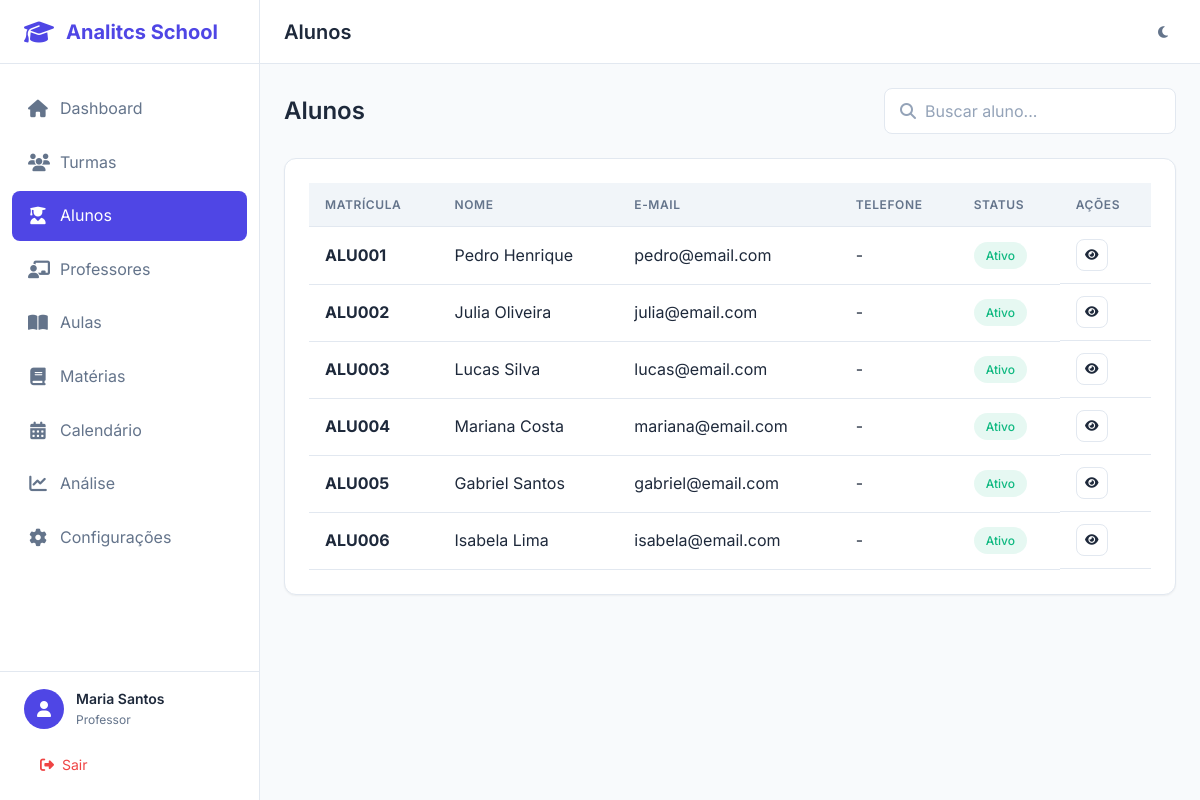
The app's page /alunos/ (signed in), older data.
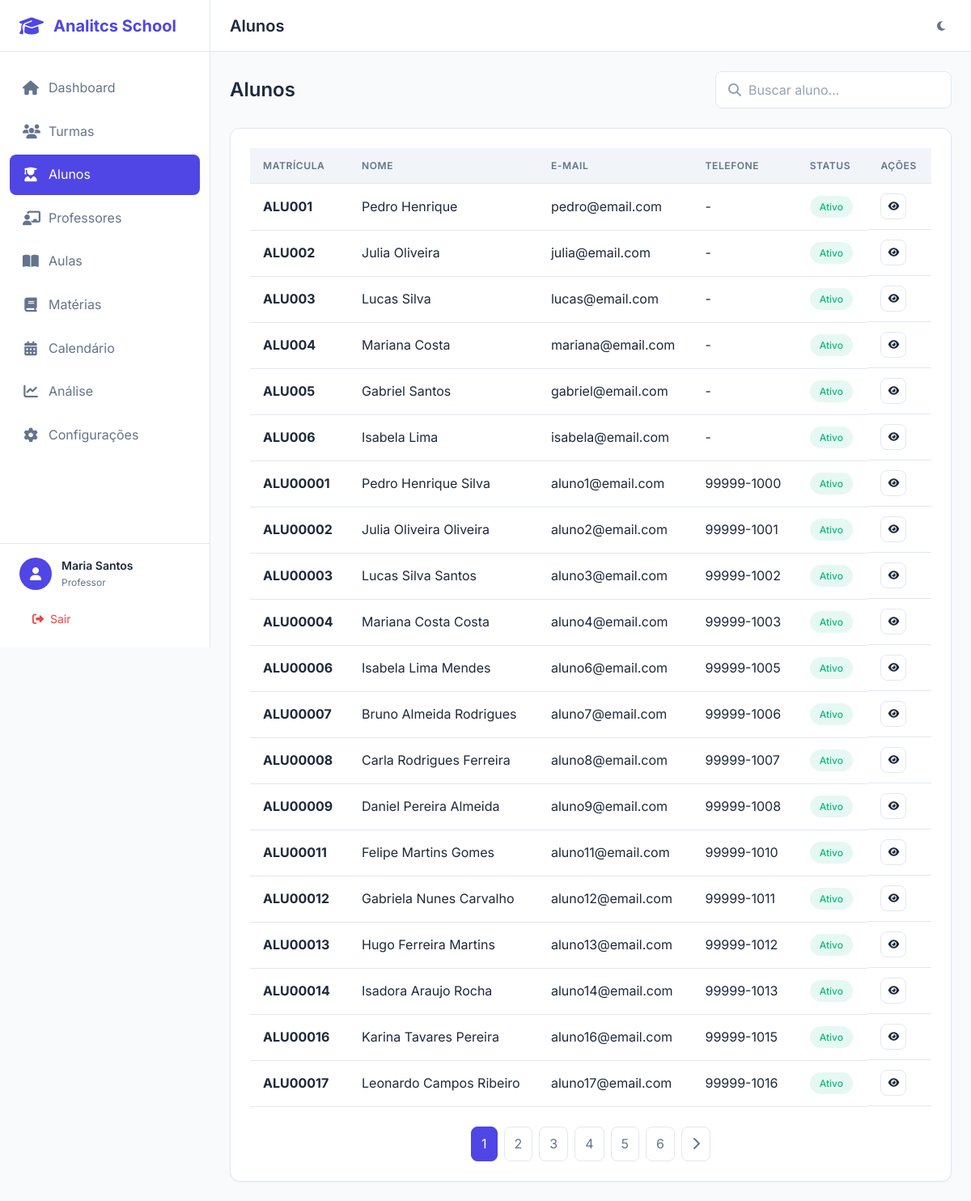
The same page, newer data.
### app/models/aluno.py (models this page shows, shortened)
class Aluno(db.Model):
    __tablename__ = 'alunos'
    id = db.Column(db.Integer, primary_key=True)
    nome = db.Column(db.String(100), nullable=False)
    matricula = db.Column(db.String(20), unique=True, nullable=False, index=True)
    data_nascimento = db.Column(db.Date, nullable=True)
    cpf = db.Column(db.String(14), unique=True, nullable=True)
    email = db.Column(db.String(120), nullable=True)
    telefone = db.Column(db.String(20), nullable=True)
    endereco = db.Column(db.Text, nullable=True)
    nome_responsavel = db.Column(db.String(100), nullable=True)
    telefone_responsavel = db.Column(db.String(20), nullable=True)
    email_responsavel = db.Column(db.String(120), nullable=True)
    ano_letivo = db.Column(db.Integer, nullable=False)
    status = db.Column(db.String(20), default='ativo')
    criado_em = db.Column(db.DateTime, default=datetime.utcnow)
    atualizado_em = db.Column(db.DateTime, default=datetime.utcnow, onupdate=datetime.utcnow)
    turmas = db.relationship('Turma', secondary='alunos_turmas', backref=db.backref('alunos', lazy='dynamic'))
    frequencias = db.relationship('Frequencia', backref='aluno', lazy='dynamic')
    notas = db.relationship('Nota', backref='aluno', lazy='dynamic')
    def to_dict(self) -> dict:
        return {
            'id': self.id,
            'nome': self.nome,
            'matricula': self.matricula,
            'data_nascimento': self.data_nascimento.isoformat() if self.data_nascimento else None,
            'cpf': self.cpf,
            'email': self.email,
            'telefone': self.telefone,
            'endereco': self.endereco,
            'nome_responsavel': self.nome_responsavel,
            'telefone_responsavel': self.telefone_responsavel,
            'email_responsavel': self.email_responsavel,
            'ano_letivo': self.ano_letivo,
            'status': self.status,
            'criado_em': self.criado_em.isoformat() if self.criado_em else None,
            'atualizado_em': self.atualizado_em.isoformat() if self.atualizado_em else None
        }

### app/controllers/alunos_controller.py (the view)
@alunos_bp.route('/')
@login_required
def index():
    page = request.args.get('page', 1, type=int)
    busca = request.args.get('busca', '')
    status = request.args.get('status', 'ativo')
    if busca:
        alunos_raw = _aluno_repo.search(busca)
        if status:
            alunos_raw = [a for a in alunos_raw if a.get('status') == status]
    elif status:
        alunos_raw = _aluno_repo.get_by_field('status', status)
    else:
        alunos_raw = _aluno_repo.get_all(order_by='nome')
    alunos_list = [AlunoDTO(a, _repos) for a in alunos_raw]
    alunos = _paginate(alunos_list, page)
    return render_template('alunos/index.html', alunos=alunos, busca=busca, status=status)

### app/controllers/alunos_controller.py (called while the page is built)
def _paginate(items: list, page: int, per_page: int = 20):
    total = len(items)
    start = (page - 1) * per_page
    end = start + per_page
    page_items = items[start:end]
    class PaginateObj:
        def __init__(self, items, page, per_page, total):
            self.items = items
            self.page = page
            self.per_page = per_page
            self.total = total
            self.pages = max(1, (total + per_page - 1) // per_page)
            self.has_prev = page > 1
            self.has_next = page < self.pages
            self.prev_num = page - 1
            self.next_num = page + 1
        def iter_pages(self):
            for i in range(1, self.pages + 1):
                yield i
    return PaginateObj(page_items, page, per_page, total)

### app/dtos/base_dto.py (called while the page is built, shortened)
    @staticmethod
    def parse_date(value):
        if value is None:
            return None

### app/models/usuario.py (called while the page is built)
@login_manager.user_loader
def load_user(user_id):
    return Usuario.query.get(int(user_id))

    def tem_permissao(self, permissoes):
        return self.tipo in permissoes

### app/templates/alunos/index.html (shortened to what this page needs)
{% extends "base.html" %}
{% block page_title %}Alunos{% endblock %}
{% block content %}
<div class="list-header">
    <h2 class="list-title">Alunos</h2>
    <div class="list-actions">
        <div class="search-box">
            <i class="fas fa-search"></i>
            <input type="text" class="form-control" placeholder="Buscar aluno..." id="searchInput" value="{{ busca }}">
        </div>
    </div>
</div>
<div class="card">
    <div class="card-body">
        {% if alunos.items %}
        <div class="table-container">
            <table class="table">
                <thead>
                    <tr>
                        <th>Matrícula</th>
                        <th>Nome</th>
                        <th>E-mail</th>
                        <th>Telefone</th>
                        <th>Status</th>
                        <th>Ações</th>
                    </tr>
                </thead>
                <tbody>
                    {% for aluno in alunos.items %}
                    <tr>
                        <td><strong>{{ aluno.matricula }}</strong></td>
                        <td>{{ aluno.nome }}</td>
                        <td>{{ aluno.email or '-' }}</td>
                        <td>{{ aluno.telefone or '-' }}</td>
                        <td>
                            <span class="badge badge-{% if aluno.status == 'ativo' %}success{% elif aluno.status == 'inativo' %}danger{% else %}warning{% endif %}">
                                {{ aluno.status|capitalize }}
                            </span>
                        </td>
                        <td class="table-actions">
                            <a href="{{ url_for('alunos.detalhe', id=aluno.id) }}" class="btn btn-icon btn-sm btn-outline" title="Ver">
                                <i class="fas fa-eye"></i>
                            </a>
                        </td>
                    </tr>
                    {% endfor %}
                </tbody>
            </table>
        </div>
        {% if alunos.pages > 1 %}
        <div class="pagination">
            {% for p in alunos.iter_pages() %}
                {% if p %}
                <a href="{{ url_for('alunos.index', page=p, busca=busca) }}"
                   class="pagination-btn {% if p == alunos.page %}active{% endif %}">{{ p }}</a>
                {% endif %}
            {% endfor %}
            {% if alunos.has_next %}
            <a href="{{ url_for('alunos.index', page=alunos.next_num, busca=busca) }}" class="pagination-btn">
                <i class="fas fa-chevron-right"></i>
            </a>
            {% endif %}
        </div>
        {% endif %}
        {% endif %}
    </div>
</div>
{% endblock %}

Row changes from the older to the newer data that the page shows:
added Aluno: matricula "ALU00001", nome "Pedro Henrique Silva", email "aluno1@email.com", telefone "99999-1000", status "Ativo"
added Aluno: matricula "ALU00002", nome "Julia Oliveira Oliveira", email "aluno2@email.com", telefone "99999-1001", status "Ativo"
added Aluno: matricula "ALU00003", nome "Lucas Silva Santos", email "aluno3@email.com", telefone "99999-1002", status "Ativo"
added Aluno: matricula "ALU00004", nome "Mariana Costa Costa", email "aluno4@email.com", telefone "99999-1003", status "Ativo"
added Aluno: matricula "ALU00006", nome "Isabela Lima Mendes", email "aluno6@email.com", telefone "99999-1005", status "Ativo"
added Aluno: matricula "ALU00007", nome "Bruno Almeida Rodrigues", email "aluno7@email.com", telefone "99999-1006", status "Ativo"
added Aluno: matricula "ALU00008", nome "Carla Rodrigues Ferreira", email "aluno8@email.com", telefone "99999-1007", status "Ativo"
added Aluno: matricula "ALU00009", nome "Daniel Pereira Almeida", email "aluno9@email.com", telefone "99999-1008", status "Ativo"
added Aluno: matricula "ALU00011", nome "Felipe Martins Gomes", email "aluno11@email.com", telefone "99999-1010", status "Ativo"
added Aluno: matricula "ALU00012", nome "Gabriela Nunes Carvalho", email "aluno12@email.com", telefone "99999-1011", status "Ativo"
added Aluno: matricula "ALU00013", nome "Hugo Ferreira Martins", email "aluno13@email.com", telefone "99999-1012", status "Ativo"
added Aluno: matricula "ALU00014", nome "Isadora Araujo Rocha", email "aluno14@email.com", telefone "99999-1013", status "Ativo"
added Aluno: matricula "ALU00016", nome "Karina Tavares Pereira", email "aluno16@email.com", telefone "99999-1015", status "Ativo"
added Aluno: matricula "ALU00017", nome "Leonardo Campos Ribeiro", email "aluno17@email.com", telefone "99999-1016", status "Ativo"
Text that changed along with them:
new list line: "1"
new list line: "2"
new list line: "3"
new list line: "4"
new list line: "5"
new list line: "6"
